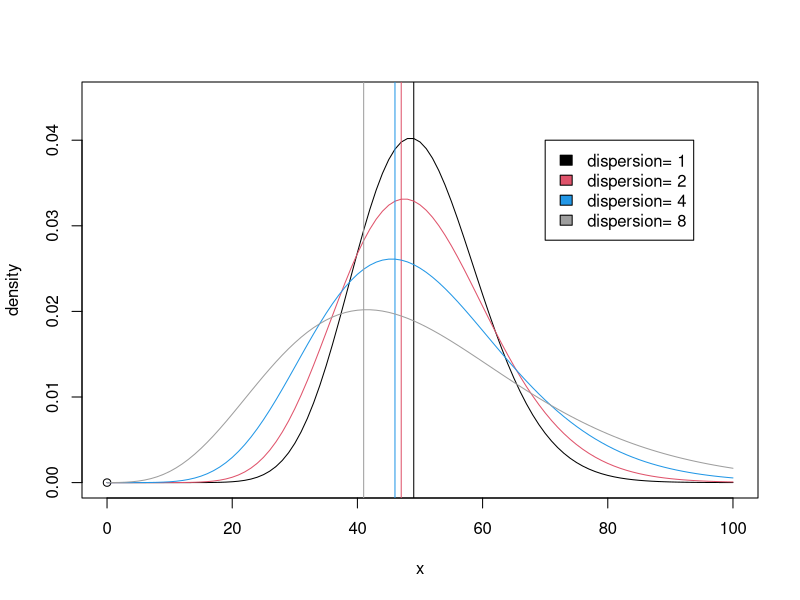

This figure's R source:
## ---- chunk 1
knitr::opts_chunk$set(echo = TRUE)
## ---- chunk 2
lambda=50
x=seq(0,100)
plot(x, x, ylim=c(0,.045), ylab="density")
dispersions = c(1,2,4,8)
for (dispersion in dispersions){
  yi = dnbinom(x, mu=lambda, size=lambda/dispersion)
  mode = which.max(yi)
  lines(x, yi, col=dispersion)
  abline(v=x[mode], col=dispersion)
}

legend(70,.04, paste("dispersion=", dispersions), fill=dispersions)

